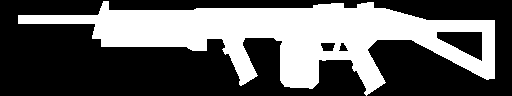
#> input picture Engine/templates/mainarms/Ares_killfeed.png, 512 x 96 px; its folder holds only this picture in this run
$ python -i get_spike_carrier.py   (imports and definitions only)
#> lines starting #> are read from the running program, lines starting #| are printed output that depends on the picture; after the words box and inside, x2 and y2 are one past the last pixel; in counts of white or black regions, pixels touching at a corner belong together
#> further down, picture is the input picture: shape (96, 512, 3); 37.8% white; 1 white region, box (x1, y1, x2, y2) and area: (18, 1, 495, 96) 18563
import numpy as np
import time
import glob
import cv2


class GetSpike:
    def __init__(self):
        self.screen_config = self.parse_config()

    def parse_config(self):
        config_txt = open('./Engine/screen_config.txt').readlines()
#> (reads Engine/screen_config.txt from the repository)
        config = dict()
        for each_line in config_txt:
            key = each_line.strip().split('=')[0]
            value = int(each_line.strip().split('=')[-1])
            config[key] = value
        return config

    def get_spike_status(self, frame):
        frame = cv2.resize(frame, (self.screen_config['resize_width'], self.screen_config['resize_height']))
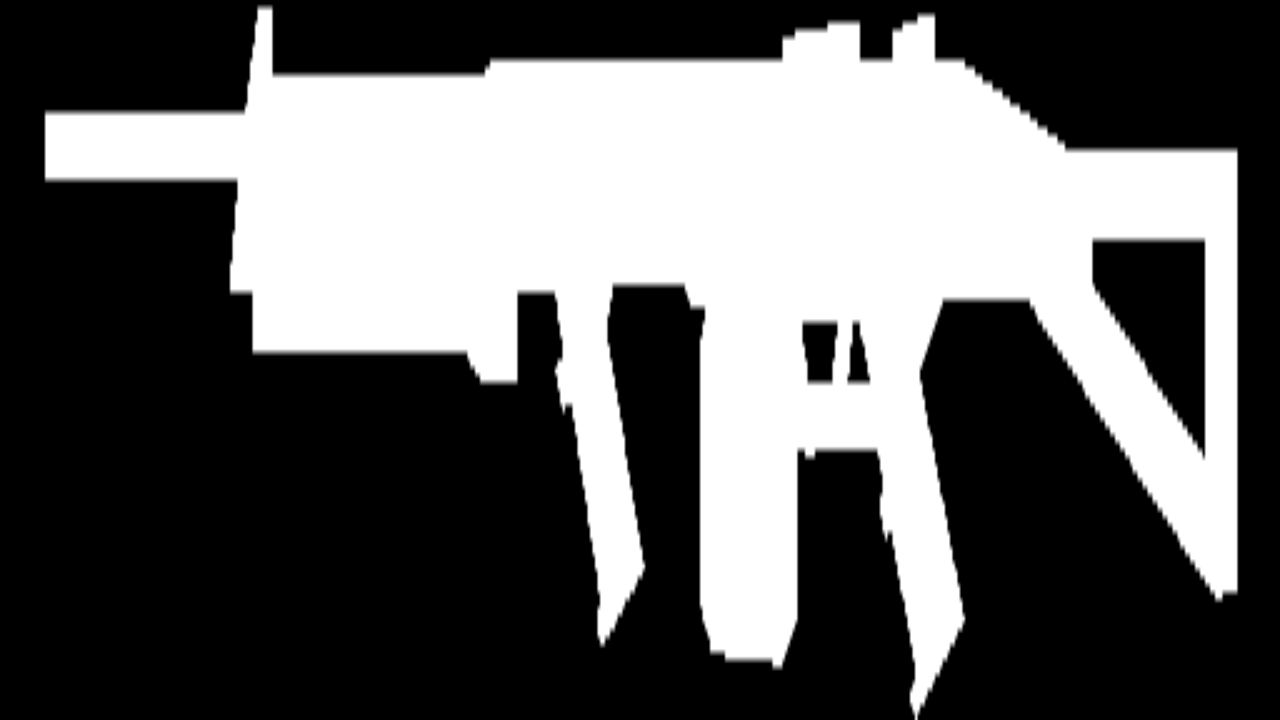
#> frame: shape (720, 1280, 3); min 0, max 255, mean 96.3
        spike = frame[self.screen_config['spike_min_y']:self.screen_config['spike_max_y'],
                      self.screen_config['spike_min_x']:self.screen_config['spike_max_x'], :]
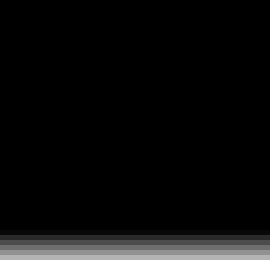
#> spike: shape (52, 54, 3) (shown 5 times larger); min 0, max 179, mean 10.8
        spike = cv2.cvtColor(spike, cv2.COLOR_BGR2HSV)
#> spike: shape (52, 54, 3); mean H, S, V 0, 0, 10.8
        lower1 = np.array([0, 100, 20]);   upper1 = np.array([10, 255, 255])
        lower2 = np.array([160, 100, 20]); upper2 = np.array([179, 255, 255])
        lower_mask = cv2.inRange(spike, lower1, upper1)
#> lower_mask: shape (52, 54); every value is 0
        upper_mask = cv2.inRange(spike, lower2, upper2)
        full_mask = lower_mask + upper_mask
        red_pix = np.sum(full_mask / 255)
#> red_pix = 0
        total_pix = spike.shape[0] * spike.shape[1]
#> total_pix = 2808
        if red_pix > total_pix / 2:
            return True

    def get_spike_carrier(self, frame):
        frame = cv2.resize(frame, (self.screen_config['resize_width'], self.screen_config['resize_height']))
        frame_gray = cv2.cvtColor(frame, cv2.COLOR_BGR2GRAY)
        left_carrier = frame_gray[self.screen_config['carrier_min_y']:self.screen_config['carrier_max_y'],
                                  self.screen_config['carrier_min_x']:self.screen_config['carrier_max_x']]
        carrier_mask = np.array(left_carrier > 240, dtype=np.float32)
        h, w = carrier_mask.shape
        step = int(w / 5)
        carrier_idx = None
        prev_x = 0
        counter = 1
        for end_x in range(step, w, step):
            area = np.sum(carrier_mask[:, prev_x:end_x])
            if area > h * w / 100:
                carrier_idx = counter
            counter += 1
            prev_x = end_x
        if carrier_idx is not None:
            return carrier_idx
        rev_frame = cv2.flip(frame_gray, 1)
        right_carrier = rev_frame[self.screen_config['carrier_min_y']:self.screen_config['carrier_max_y'],
                                  self.screen_config['carrier_min_x']:self.screen_config['carrier_max_x']]
        carrier_mask = np.array(right_carrier > 240, dtype=np.float32)
        h, w = carrier_mask.shape
        step = int(w / 5)
        carrier_idx = None
        prev_x = 0
        counter = 10
        for end_x in range(step, w, step):
            area = np.sum(carrier_mask[:, prev_x:end_x])
            if area > h * w / 100:
                carrier_idx = counter
            counter -= 1
            prev_x = end_x
        if carrier_idx is not None:
            return carrier_idx

>>> import cv2
>>> picture = cv2.imread('templates/mainarms/Ares_killfeed.png')
>>> result = GetSpike().get_spike_status(picture)
